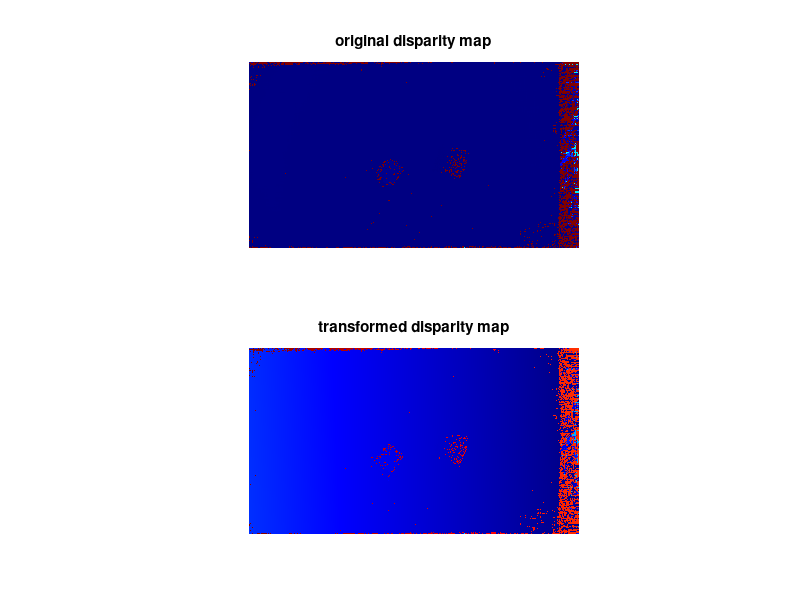

MATLAB code for this plot:
%%%%%%%%%%%%---TITS source code---%%%%%%%%%%%%
% This code was created by Dr. Rui Ranger Fan 
% email: rui.fan@ieee.org
% web:   ruirangerfan.com
%% Road Damage Detection Based on Unsupervised Disparity Map Segmentation



% import numpy as np
% import scipy.io
% depth = np.load('depth.npy')
% mydata = dict()
% mydata['depth'] = depth
% scipy.io.savemat('depth.mat', {'mydata': mydata})



clc;
clear all; 
close all; 

%load('data.mat')

%load('disparity.mat')
%disp=M;

%load('depth-subpixel.mat')
load('depth-extended.mat')
disp=d = double(mydata.depth);

fprintf('size(disp) is %s - double: %d - uint16: %d\n', mat2str(size(disp)), isa(disp,'double'), isa(disp,'uint16'))
%quit

%% disparity transformation
tic;
[vmax,umax]=size(disp);
v_map=[1:vmax]'*ones(1,umax);
u_map= ones(vmax,1)*[1:umax];

v=reshape(v_map,[vmax*umax,1]);
u=reshape(u_map,[vmax*umax,1]);
d=reshape(disp,[vmax*umax,1]);
    
u(d==0)=[];
v(d==0)=[];
d(d==0)=[];
    
Su=sum(u);
Sv=sum(v);
Sd=sum(d);
Su2=sum(u.^2);
Sv2=sum(v.^2);
Sdu=sum(u.*d);
Sdv=sum(v.*d);
Suv=sum(u.*v);
n=length(u);
 
beta0=(Sd^2*(Sv2+Su2)-2*Sd*(Sv*Sdv+Su*Sdu)+n*(Sdv^2+Sdu^2))/2;
beta1=(Sd^2*(Sv2-Su2)+2*Sd*(Su*Sdu-Sv*Sdv)+n*(Sdv^2-Sdu^2))/2;
beta2=-Sd^2*Suv+Sd*(Sv*Sdu+Su*Sdv)-n*Sdv*Sdu;
gamma0=(n*Sv2+n*Su2-Sv^2-Su^2)/2;
gamma1=(n*Sv2-n*Su2-Sv^2+Su^2)/2;
gamma2=Sv*Su-n*Suv;
clear Su Sv Sd Su2 Sv2 Sdu Sdv Suv Suv vmax umax

A=(beta1*gamma0-beta0*gamma1);
B=(beta0*gamma2-beta2*gamma0);
C=(beta1*gamma2-beta2*gamma1);
    
delta=A^2+B^2-C^2;
tmp1=(A+sqrt(delta))/(B-C);
tmp2=(A-sqrt(delta))/(B-C);
theta1=atan(tmp1);
theta2=atan(tmp2);
clear A B C beta0 beta1 beta2 gamma0 gamma1 gamma2 tmp1 tmp2 delta

t1=v*cos(theta1)-u*sin(theta1);
t2=v*cos(theta2)-u*sin(theta2);

T1=[ones(n,1),t1];
T2=[ones(n,1),t2];
    
f1=d'*T1*inv(T1'*T1)*T1'*d;
f2=d'*T2*inv(T2'*T2)*T2'*d;

if f1<f2
    theta=theta2;
else
    theta=theta1;
end
clear t1 t2 T1 T2 f1 f2 theta1 theta2

t=v*cos(theta)-u*sin(theta);
T=[ones(n,1),t];
a=inv(T'*T)*T'*d;

t_map=v_map*cos(theta)-u_map*sin(theta);
disp1=disp-(a(1)+a(2)*t_map)+30;
disp1(disp==0)=0;
clear t_map v_map u_map theta a u v d t n T 
% disp1 is the transformed disparity map
toc;

figure;
ax = subplot(2,1,1); imshow(disp, [],'Colormap',jet(4096));
title('original disparity map');
ax = subplot(2,1,2); imshow(disp1,[],'Colormap',jet(4096));
title('transformed disparity map');

disp ("wait please...");
pause (50);
clc;
